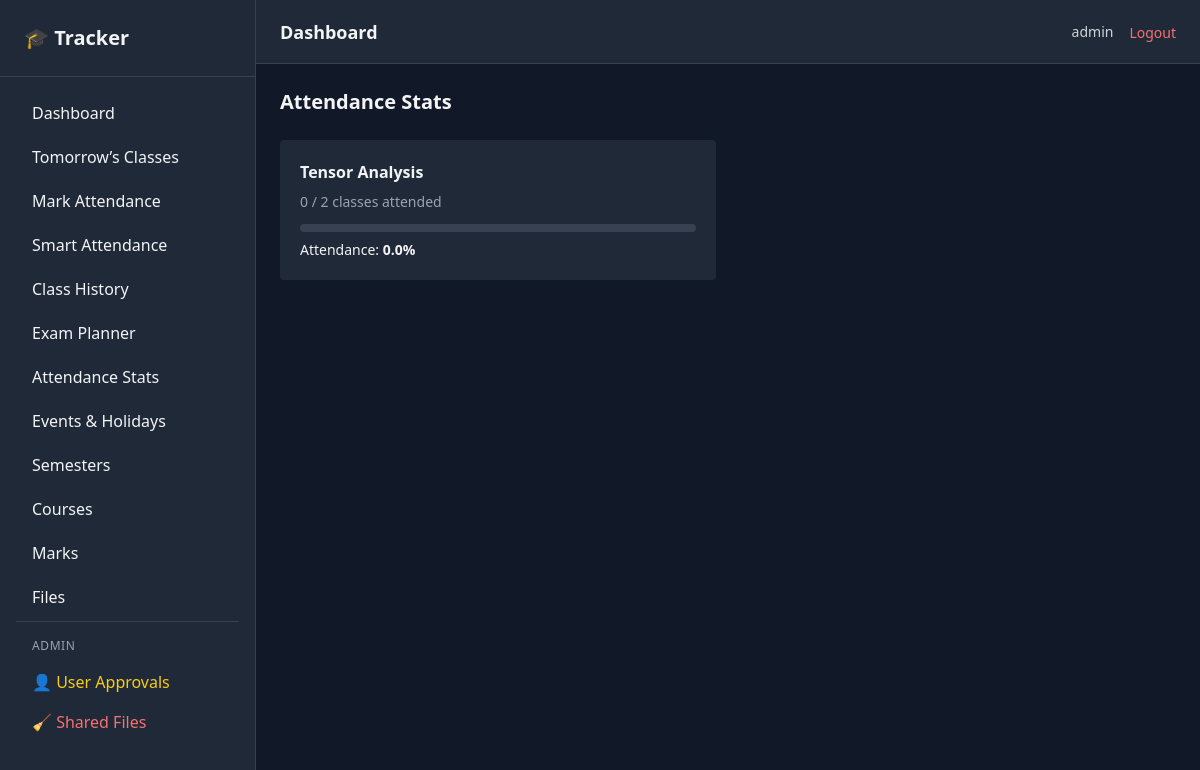
The app's page /attendance/stats/ (signed in) with its own data.
### core/models.py (models this page shows, shortened)
class User(AbstractUser):
    email = models.EmailField(unique=True)
    full_name = models.CharField(max_length=200, null=True, blank=True)
    mobile = models.CharField(max_length=20, null=True, blank=True)
    university = models.CharField(
        max_length=200,
        blank=True,
        null=True
    )
    dob = models.DateField(
        blank=True,
        null=True
    )
    is_approved = models.BooleanField(default=False)

class Course(models.Model):
    user = models.ForeignKey(
        settings.AUTH_USER_MODEL,
        on_delete = models.CASCADE,
        related_name = 'courses'
    )
    semester = models.ForeignKey(
        Semester,
        on_delete = models.CASCADE,
        related_name = 'courses'
    )
    name = models.CharField(max_length=150)
    course_code = models.CharField(max_length=50)
    teacher_name = models.CharField(max_length=150)
    total_class_planned = models.PositiveIntegerField(default=20)
    created_at = models.DateTimeField(auto_now_add=True)
    class Meta:
        ordering = ['course_code']

### core/views.py (the view)
@login_required
def course_attendance_stats(request):
    active_semester = get_active_semester(request.user)
    courses = Course.objects.filter(
        user=request.user,
        semester=active_semester
    )
    stats = []
    for course in courses:
        total_classes = ClassSession.objects.filter(
            course=course,
            status='completed'
        ).count()
        total_possible = ClassSession.objects.filter(
            course=course
        ).exclude(status__in=['cancelled', 'no_attendance']).count()
        percentage = (
            (total_classes / total_possible) * 100
            if total_possible > 0 else 0
        )
        stats.append({
            'course': course,
            'attended': total_classes,
            'total': total_possible,
            'percentage': round(percentage, 2)
        })
    return render(request, 'attendance/stats.html', {'stats': stats})

### core/utils.py (called while the page is built)
def get_active_semester(user):
    return (
        Semester.objects
        .filter(
            user=user,
            is_active=True
        )
        .order_by("-start_date")
        .first()
    )

### templates/attendance/stats.html (shortened to what this page needs)
{% extends 'base/base.html' %}
{% block content %}
<h2 class="text-xl font-semibold mb-6">Attendance Stats</h2>
<div class="grid md:grid-cols-2 gap-6">
    {% for s in stats %}
        <div class="bg-gray-800 p-5 rounded">
            <h3 class="font-semibold mb-2">{{ s.course.name }}</h3>
            <p class="text-sm text-gray-400">
                {{ s.attended }} / {{ s.total }} classes attended
            </p>
            <div class="mt-3 bg-gray-700 rounded h-2">
            </div>
            <p class="mt-2 text-sm">
                Attendance: <strong>{{ s.percentage }}%</strong>
            </p>
        </div>
    {% endfor %}
</div>
{% endblock %}

### templates/base/navbar.html (shortened to what this page needs)
<header class="h-16 bg-gray-800 border-b border-gray-700 flex items-center justify-between px-4 sm:px-6">
    <div class="flex items-center gap-3">
        <h1 class="text-lg font-semibold">
            Dashboard
        </h1>
    </div>
    <div class="flex items-center gap-4">
        <span class="text-sm text-gray-300 hidden sm:block">
            {{ request.user.username }}
        </span>
        <form method="post" action="{% url 'logout' %}">
            <button type="submit"
                    class="text-red-400 hover:text-red-300 text-sm font-medium">
                Logout
            </button>
        </form>
    </div>
</header>

### records on screen
User: user.username "admin"
Course: course.name "Tensor Analysis", attended "0", total "2", percentage "0.0"
